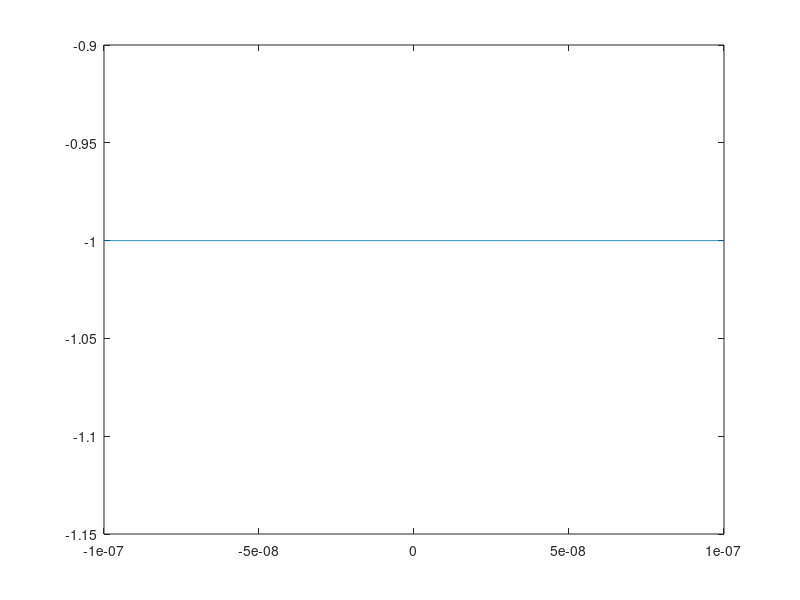

The MATLAB source for this figure:
tay=@(x)-x.^2+(2/3)*x.^4-(14/45)*x.^6+(37/315).*x.^8-(176/4725)*x.^10+(1622/155925)*x.^12;
func_aprox=@(x)x.^2./tay(x)
X=linspace(-1e-7,1e-7, 1000)
plot(X, func_aprox(X))